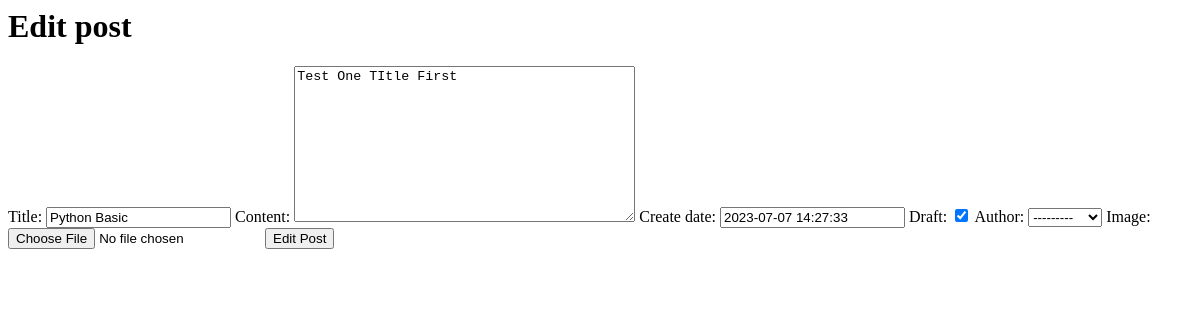
Page /blog/1/edit on the earlier database version.
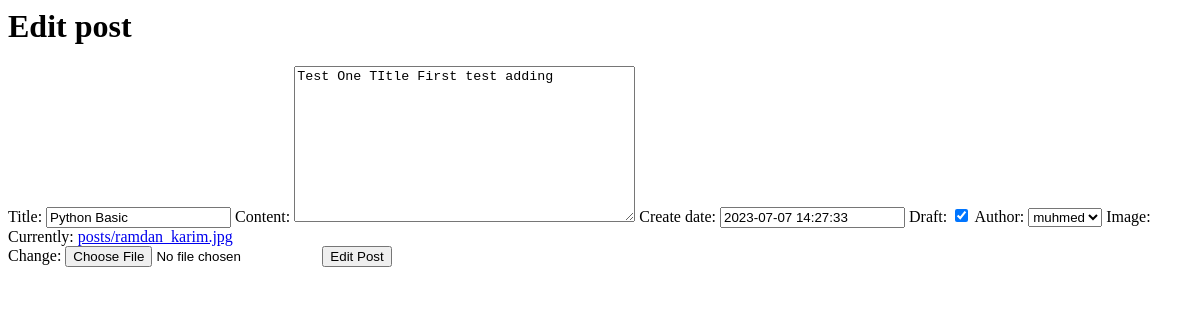
Same page on the later database version.
### blog/models.py (models this page shows, shortened)
class Post(models.Model):
    title = models.CharField(max_length=100)
    content = models.TextField(max_length=300000)
    create_date = models.DateTimeField(default=timezone.now())
    draft = models.BooleanField(default=True)
    tags = TaggableManager()
    author = models.ForeignKey(User,on_delete=models.SET_NULL,null=True,blank=True,related_name='post_user')
    image =  models.ImageField(upload_to='posts')

### blog/views.py (the view)
# urls.py: path('blog/<int:pk>/edit', PostUpdate.as_view()),
class PostUpdate(UpdateView):
    model = Post
    fields =  ['title','content','create_date','draft','tags','author','image']
    success_url = '/blog'
    template_name = 'blog/edit_post.html'

### blog/templates/blog/edit_post.html (shortened to what this page needs)
<h1>Edit post</h1>
<form method="post" enctype="multipart/form-data">
    {{form}}
    <input type="submit" value="Edit Post">
</form>

Differences in the rows shown:
changed Post "Python Basic": content "Test One TItle First" → "Test One TItle First test adding"; author "---------" → "muhmed"
Other differences:
text no longer shown: "Title: Content: Create date: Draft: Author: Image:"
text now shown: "Title: Content: Create date: Draft: Author: Image: Currently: posts/ramdan_karim.jpg Change:"
